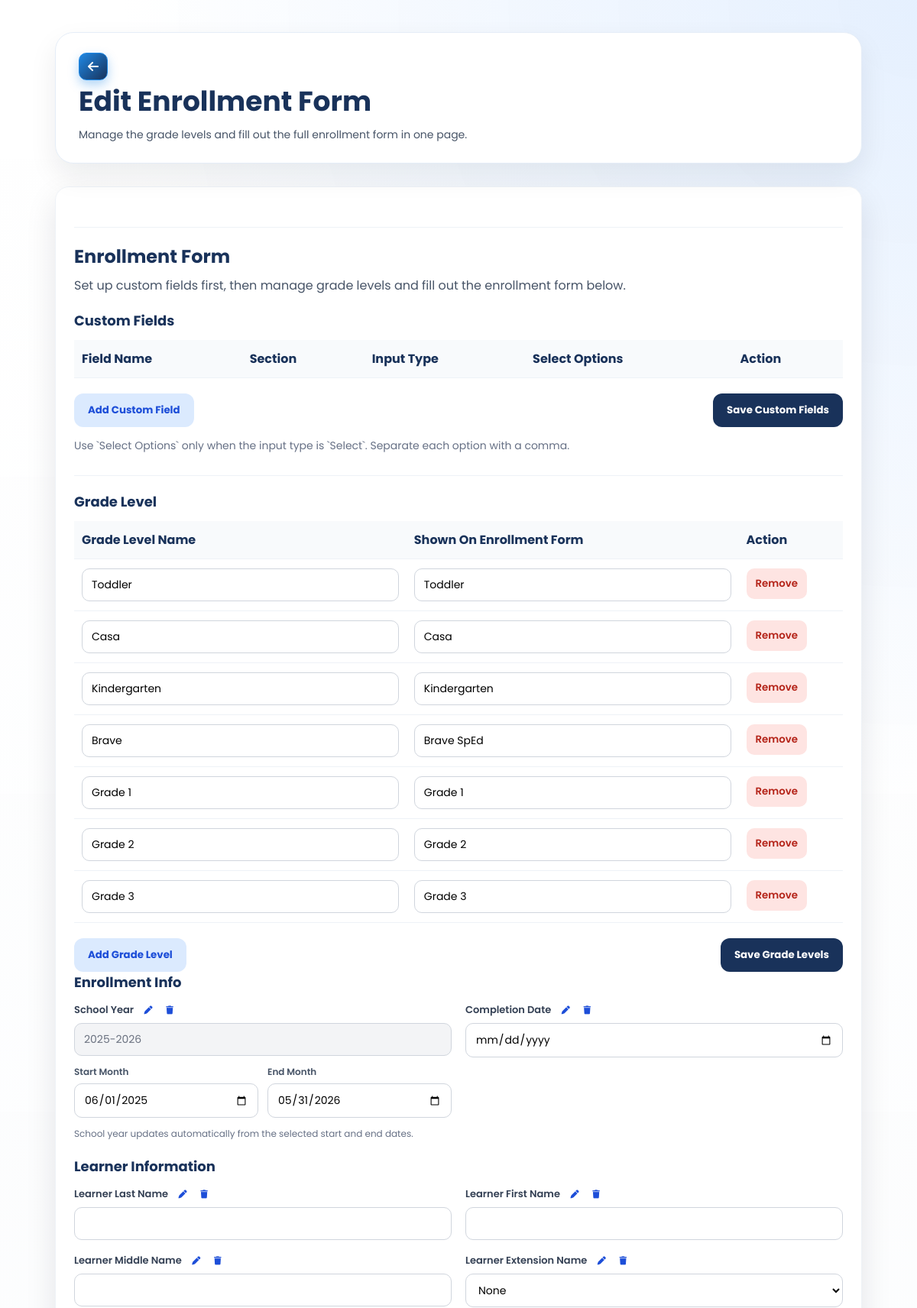
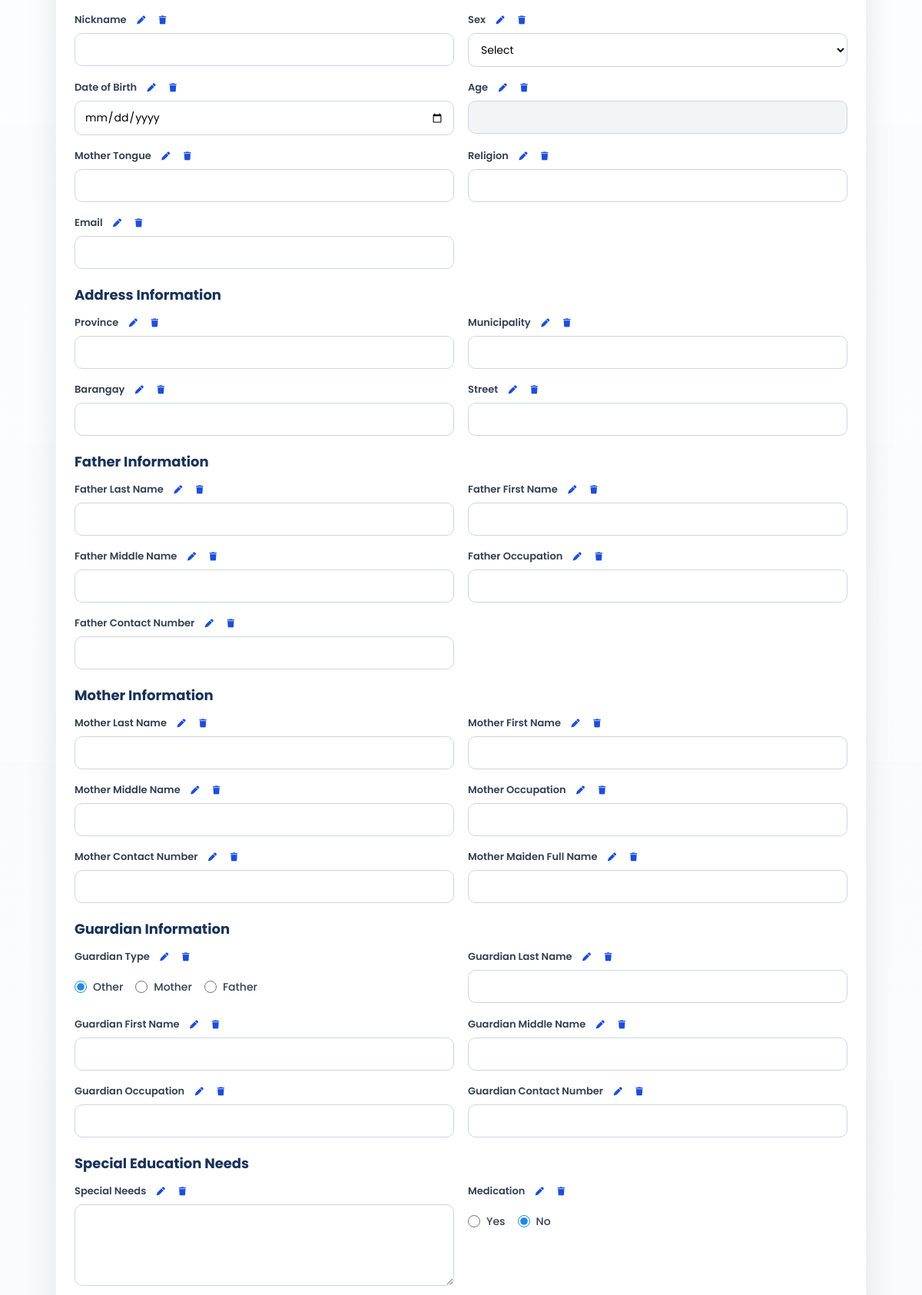
Screenshot of /SmartEnroll/editable_enrollment_form.php (signed in, upper part) with the database file from the repository (2 pictures, top to bottom).
### tables this page shows
CREATE TABLE `enrollment_grade_levels` (
  `id` int(11) NOT NULL,
  `grade_key` varchar(150) NOT NULL,
  `grade_label` varchar(150) NOT NULL,
  `tuition_fee` decimal(12,2) NOT NULL DEFAULT 0.00,
  `sort_order` int(11) NOT NULL DEFAULT 0,
  `is_active` tinyint(1) NOT NULL DEFAULT 1,
  `created_at` timestamp NOT NULL DEFAULT current_timestamp()
);

### SmartEnroll/editable_enrollment_form.php (the view, shortened to what the rows shown need)
<?php
require_once __DIR__ . '/enrollment_form_config.php';
$errorMessage = '';
try {
    $gradeLevels = smartenroll_get_grade_levels();
} catch (Throwable $e) {
    $gradeLevels = [];
    if ($errorMessage === '') {
        $errorMessage = $e->getMessage();
    }
}
?>
<!DOCTYPE html>
<html lang="en">
<head>
    <link rel="stylesheet" href="css/style.css">
    <link rel="stylesheet" href="css/editable_enrollment_form.css">
    <link rel="stylesheet" href="https://cdnjs.cloudflare.com/ajax/libs/font-awesome/6.5.0/css/all.min.css">
</head>
<body class="dashboard-page dashboard-white-page">
<main class="dashboard-main">
    <div class="dashboard-header student-header">
        <div class="student-header-left">
            <div class="student-header-title">
                <h1>Edit Enrollment Form</h1>
            </div>
        </div>
    </div>
    <div class="settings-card">
        <div class="settings-intro settings-subsection">
            <h2>Enrollment Form</h2>
        </div>
        <form method="post" id="customFieldsForm">
            <div>
                <div class="settings-table-wrap">
                    <table class="settings-table">
                        <thead>
                            <tr>
                                <th>Field Name</th>
                                <th>Section</th>
                                <th>Input Type</th>
                                <th>Select Options</th>
                                <th>Action</th>
                            </tr>
                        </thead>
                    </table>
                </div>
            </div>
        </form>
        <form method="post" id="gradeSettingsForm">
            <div class="settings-subsection">
                <div class="settings-table-wrap">
                    <table class="settings-table">
                        <thead>
                            <tr>
                                <th>Grade Level Name</th>
                                <th>Shown On Enrollment Form</th>
                                <th>Action</th>
                            </tr>
                        </thead>
                        <tbody id="gradeSettingsBody">
                            <?php foreach ($gradeLevels as $row): ?>
                                <tr>
                                    <td>
                                        <input type="text" name="grade_key[]" value="<?php echo htmlspecialchars((string)$row['grade_key']); ?>" placeholder="Grade 4">
                                    </td>
                                    <td><input type="text" name="grade_label[]" value="<?php echo htmlspecialchars((string)$row['grade_label']); ?>" placeholder="Grade 4"></td>
                                    <td><button type="button" class="settings-row-remove" data-remove-grade-row>Remove</button></td>
                                </tr>
                            <?php endforeach; ?>
                        </tbody>
                    </table>
                </div>
            </div>
        </form>
    </div>
</main>
</body>
</html>

### rows the page displays
enrollment_grade_levels: grade_key "Toddler", grade_label "Toddler"
enrollment_grade_levels: grade_key "Casa", grade_label "Casa"
enrollment_grade_levels: grade_key "Kindergarten", grade_label "Kindergarten"
enrollment_grade_levels: grade_key "Brave", grade_label "Brave SpEd"
enrollment_grade_levels: grade_key "Grade 1", grade_label "Grade 1"
enrollment_grade_levels: grade_key "Grade 2", grade_label "Grade 2"
enrollment_grade_levels: grade_key "Grade 3", grade_label "Grade 3"

### other values shown
$sectionTitle "Enrollment Info"
smartenroll_field_labelize($col, $customFieldMap) "School Year"
smartenroll_field_labelize($col, $customFieldMap) "Completion Date"
$sectionTitle "Learner Information"
smartenroll_field_labelize($col, $customFieldMap) "Learner Last Name"
smartenroll_field_labelize($col, $customFieldMap) "Learner First Name"
smartenroll_field_labelize($col, $customFieldMap) "Learner Middle Name"
smartenroll_field_labelize($col, $customFieldMap) "Learner Extension Name"
smartenroll_field_labelize($col, $customFieldMap) "Nickname"
smartenroll_field_labelize($col, $customFieldMap) "Sex"
smartenroll_field_labelize($col, $customFieldMap) "Date of Birth"
smartenroll_field_labelize($col, $customFieldMap) "Age"
smartenroll_field_labelize($col, $customFieldMap) "Mother Tongue"
smartenroll_field_labelize($col, $customFieldMap) "Religion"
smartenroll_field_labelize($col, $customFieldMap) "Email"
